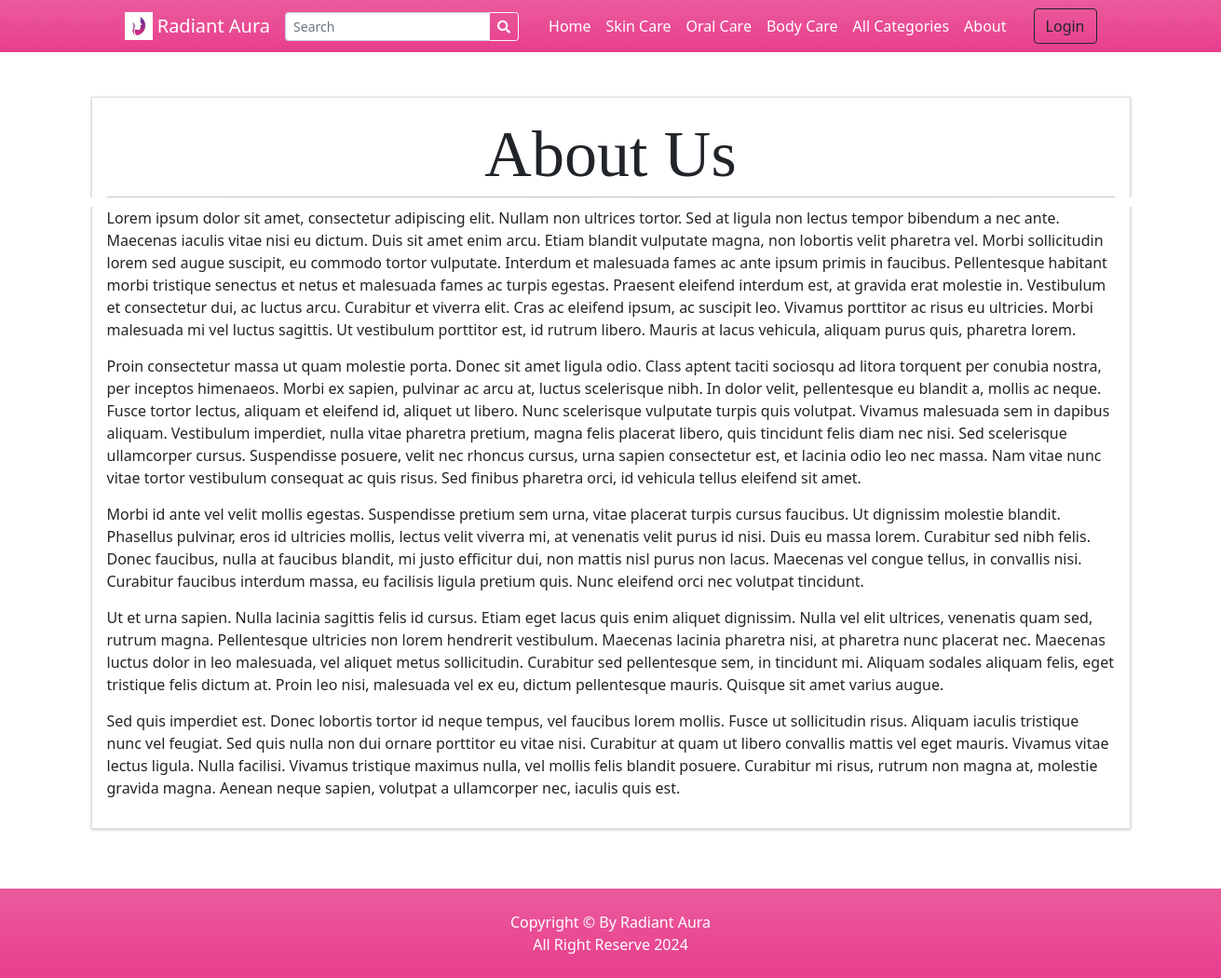
The page /?p=about on the database its author committed.
### tables this page shows
CREATE TABLE `categories` (
  `id` int(30) NOT NULL,
  `category` varchar(250) NOT NULL,
  `description` text DEFAULT NULL,
  `status` tinyint(1) NOT NULL DEFAULT 1,
  `delete_flag` tinyint(1) NOT NULL DEFAULT 0,
  `date_created` datetime NOT NULL DEFAULT current_timestamp()
);

### classes/DBConnection.php (called while the page is built, shortened)
<?php
class DBConnection{
    private $host = DB_SERVER;
    private $username = DB_USERNAME;
    private $password = DB_PASSWORD;
    private $database = DB_NAME;
    public $conn;
    public function __construct(){
        if (!isset($this->conn)) {
            $this->conn = new mysqli($this->host, $this->username, $this->password, $this->database);
        }
    }
}
?>

### classes/SystemSettings.php (called while the page is built, shortened)
<?php
class SystemSettings extends DBConnection{
	function userdata($field = ''){
		if(!empty($field)){
			if(isset($_SESSION['userdata'][$field]))
				return $_SESSION['userdata'][$field];
			else
				return null;
		}else{
			return false;
		}
	}
	function info($field=''){
		if(!empty($field)){
			if(isset($_SESSION['system_info'][$field]))
				return $_SESSION['system_info'][$field];
			else
				return false;
		}else{
			return false;
		}
	}
}
$_settings = new SystemSettings();
?>

### config.php (called while the page is built, shortened)
<?php
require_once('classes/DBConnection.php');
require_once('classes/SystemSettings.php');
function validate_image($file){
	if(!empty($file)){
        $ex = explode("?",$file);
        $file = $ex[0];
        $ts = isset($ex[1]) ? "?".$ex[1] : '';
		if(is_file(base_app.$file)){
			return base_url.$file.$ts;
		}else{
			return base_url.'dist/img/no-image-available.png';
		}
	}else{
		return base_url.'dist/img/no-image-available.png';
	}
}
?>

### inc/topBarNav.php (the view, shortened to what this page needs)
<nav class="navbar navbar-expand-lg navbar-dark bg-gradient-pink">
            <div class="container px-4 px-lg-5 ">
                <a class="navbar-brand" href="./">
                <img src="<?php echo validate_image($_settings->info('logo')) ?>" width="30" height="30" class="d-inline-block align-top" alt="" loading="lazy">
                <?php echo $_settings->info('short_name') ?>
                </a>
                <form class="form-inline" id="search-form">
                  <div class="input-group">
                    <input class="form-control form-control-sm form " type="search" placeholder="Search" aria-label="Search" name="search"  value="<?php echo isset($_GET['search']) ? $_GET['search'] : "" ?>"  aria-describedby="button-addon2">
                    <div class="input-group-append">
                      <button class="btn btn-outline-light btn-sm m-0" type="submit" id="button-addon2"><i class="fa fa-search"></i></button>
                    </div>
                  </div>
                </form>
                <div class="collapse navbar-collapse" id="navbarSupportedContent">
                    <ul class="navbar-nav me-auto mb-2 mb-lg-0 ms-lg-4">
                        <li class="nav-item"><a class="nav-link text-white" aria-current="page" href="./">Home</a></li>
                        <?php
                        $cat_qry = $conn->query("SELECT * FROM categories where status = 1  limit 3");
                        $count_cats =$conn->query("SELECT * FROM categories where status = 1 ")->num_rows;
                        while($crow = $cat_qry->fetch_assoc()):
                        ?>
                        <li class="nav-item"><a class="nav-link text-white" aria-current="page" href="./?p=products&c=<?php echo md5($crow['id']) ?>"><?php echo $crow['category'] ?></a></li>
                        <?php endwhile; ?>
                        <?php if($count_cats > 3): ?>
                        <li class="nav-item"><a class="nav-link text-white" href="./?p=view_categories">All Categories</a></li>
                        <?php endif; ?>
                        <li class="nav-item"><a class="nav-link text-white" href="./?p=about">About</a></li>
                    </ul>
                    <div class="d-flex align-items-center">
                      <?php if($_settings->userdata('id') > 0 && $_settings->userdata('login_type') == 2): ?>
                        <a class="text-dark mr-2 nav-link text-white" href="./?p=cart">
                            <i class="bi-cart-fill me-1"></i>
                            Cart
                            <span class="badge bg-dark text-white ms-1 rounded-pill" id="cart-count">
                              <?php
                                $count = $conn->query("SELECT SUM(quantity) as items from `cart` where client_id =".$_settings->userdata('id'))->fetch_assoc()['items'];
                                echo ($count > 0 ? $count : 0);
                              ?>
                            </span>
                        </a>
                            <a href="./?p=my_account" class="text-dark  nav-link text-white"><b> Hi, <?php echo $_settings->userdata('firstname')?>!</b></a>
                            <a href="logout.php" class="text-dark  nav-link text-white"><i class="fa fa-sign-out-alt"></i></a>
                        <?php else: ?>
                        <button class="btn btn-outline-dark ml-2" id="login-btn" type="button">Login</button>
                        <?php endif; ?>
                    </div>
                </div>
            </div>
        </nav>

### rows shown on the page
categories: category "Skin Care"
categories: category "Oral Care"
categories: category "Body Care"

### other values the page prints
$_settings->info('short_name') "Radiant Aura"
